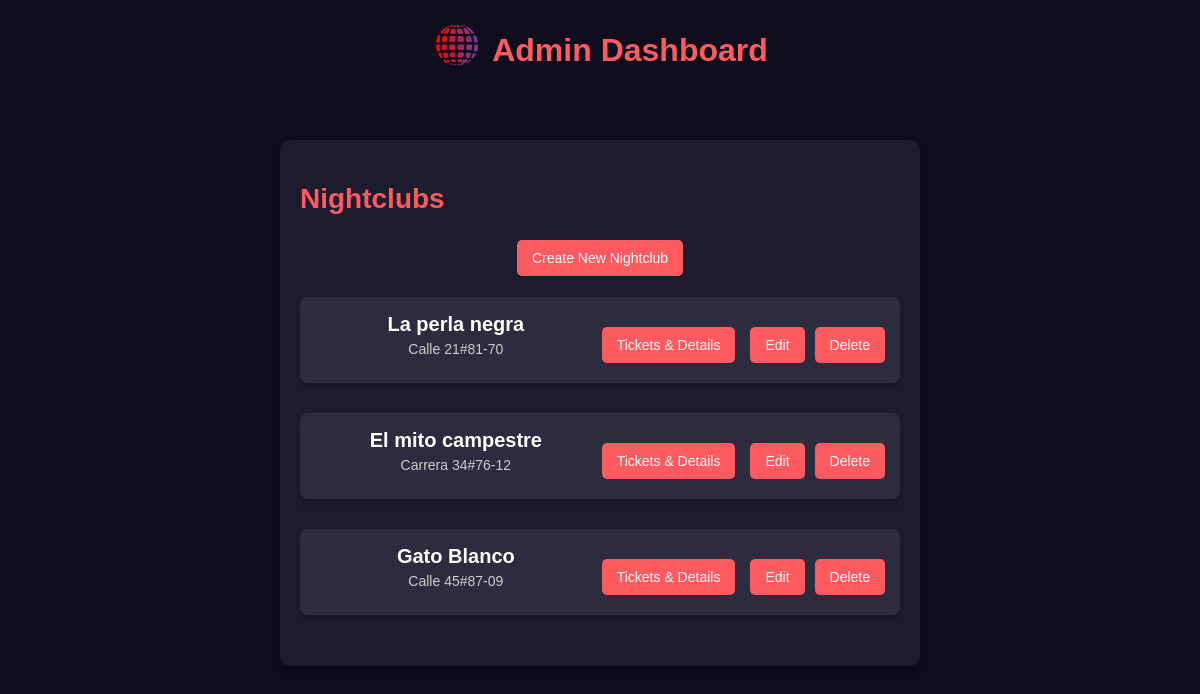
Page /en/users/custom-admin/dashboard/ (signed in) on the earlier database version.
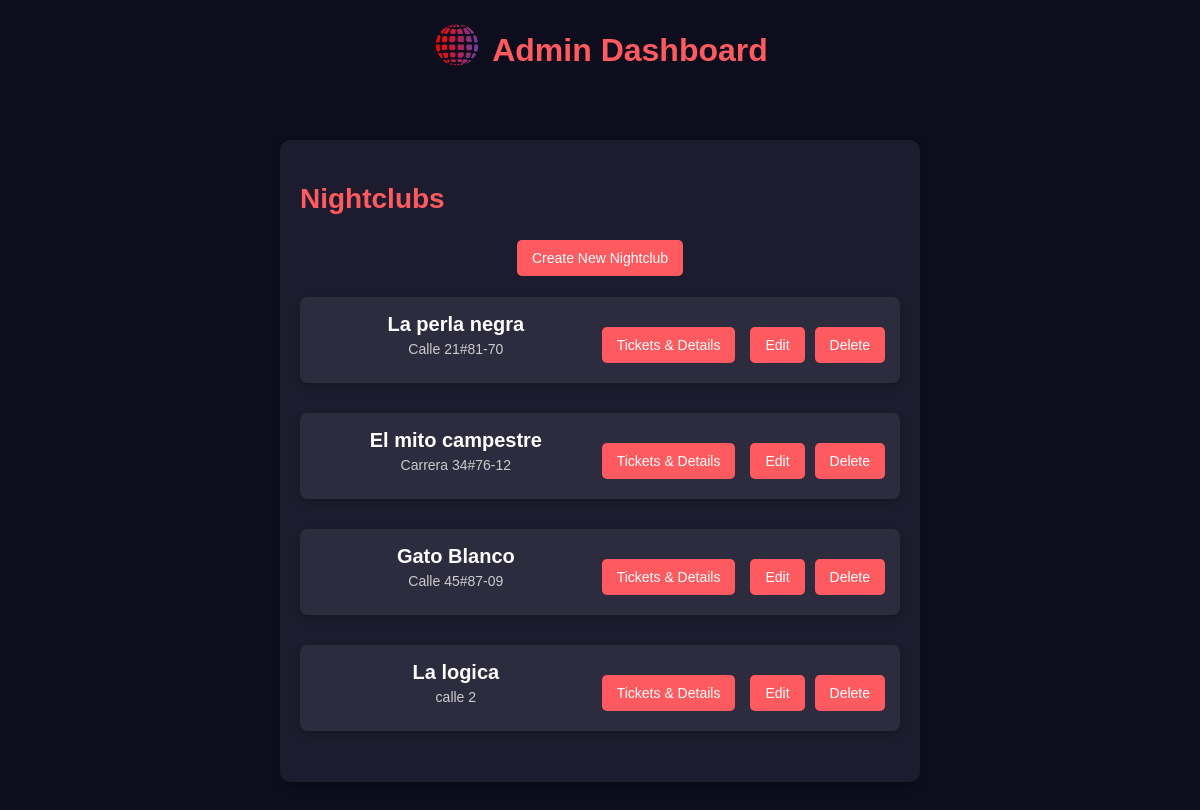
Same page on the later database version.
### tickets/models.py (models this page shows, shortened)
class NightClub(models.Model):
    name = models.CharField(max_length=255)
    address = models.CharField(max_length=255, null=True, blank=True)  # Allow null and blank values
    description = models.TextField(blank=True, null=True)
    image = models.ImageField(upload_to='nightclubs/', blank=True, null=True)
    latitude = models.DecimalField(max_digits=17, decimal_places=15, null=True, blank=True)
    longitude = models.DecimalField(max_digits=17, decimal_places=15, null=True, blank=True)

### users/views.py (the view)
# urls.py: path('custom-admin/dashboard/', views.admin_dashboard, name='admin-dashboard'),
@staff_member_required
def admin_dashboard(request):
    nightclubs = NightClub.objects.all()
    return render(request, 'users/admin_dashboard.html', {'nightclubs': nightclubs})

### users/templates/users/admin_dashboard.html (shortened to what this page needs)
<!DOCTYPE html>
<html lang="{{ LANGUAGE_CODE }}">
<head>
    {% load static %}
    {% load i18n %}
    <link rel="stylesheet" href="{% static 'css/styles.css' %}">
</head>
<body>
<header class="header">
    <a href="{% url 'home' %}">
    <div class="logo-section">
        <img src="{% static 'images/logo.png' %}" alt="{% trans 'Logo' %}" class="logo">
        <h1>{% trans "Admin Dashboard" %}</h1>
    </div>
        </a>
</header>
<div class="nightclub-list">
    <h2>{% trans "Nightclubs" %}</h2>
    <a href="{% url 'create-nightclub' %}" class="auth-button">{% trans "Create New Nightclub" %}</a>
    <ul class="nightclubs">
        {% for nightclub in nightclubs %}
        <li class="nightclub-card">
            <div class="nightclub-info">
                <h3>{{ nightclub.name }}</h3>
                <p>{{ nightclub.address }}</p>
            </div>
            <div class="nightclub-actions">
                <a href="{% url 'nightclub-detail' nightclub.id %}" class="auth-button">{% trans "Tickets & Details" %}</a>
                <div class="edit-delete-buttons">
                    <a href="{% url 'edit-nightclub' nightclub.id %}" class="auth-button">{% trans "Edit" %}</a>
                    <a href="{% url 'delete-nightclub' nightclub.id %}" class="auth-button">{% trans "Delete" %}</a>
                </div>
            </div>
        </li>
        {% endfor %}
    </ul>
</div>
</body>
</html>

Differences in the rows shown:
added NightClub: name "La logica", address "calle 2"
